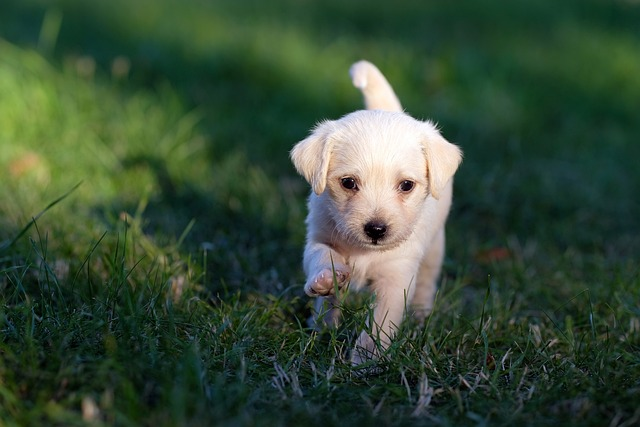
#> input picture 2 Parcial/segmentacion3_Bordes/dog3.jpg, 640 x 427 px
$ python sobel.py
#> lines starting #> are read from the running program, lines starting #| are printed output that depends on the picture; after the words box and inside, x2 and y2 are one past the last pixel; in counts of white or black regions, pixels touching at a corner belong together
import cv2
import numpy as np

imagen_original = cv2.imread("dog3.jpg")
#> imagen_original is the input picture: shape (427, 640, 3); mean B, G, R 54.5, 75.2, 54.5

def convolucion_sobel(imagen, kernel):
    alto, ancho = imagen.shape
    kernel_tam = kernel.shape[0]
    pad_size = kernel_tam // 2
    imagen_padded = np.pad(imagen, ((pad_size, pad_size), (pad_size, pad_size)), mode='constant')
    convolucion_matriz = np.zeros_like(imagen)

    for i in range(alto):
        for j in range(ancho):
            suma = 0
            for m in range(kernel_tam):
                for n in range(kernel_tam):
                    suma += imagen_padded[i + m, j + n] * kernel[m, n]
            convolucion_matriz[i, j] = suma

    return convolucion_matriz

def detectar_bordes_sobel(imagen):
    imagen_gris = cv2.cvtColor(imagen, cv2.COLOR_BGR2GRAY)
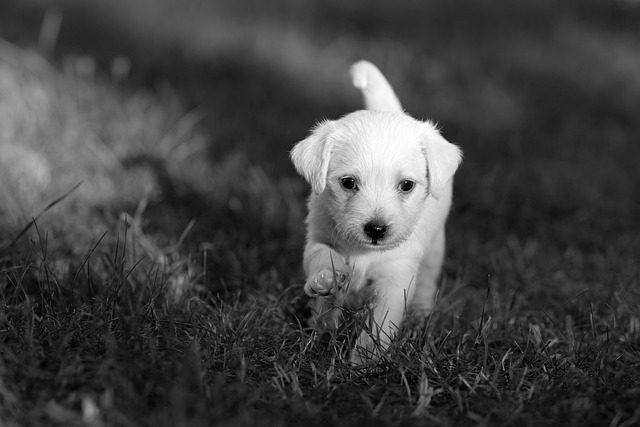
#> imagen_gris: shape (427, 640); min 0, max 255, mean 66.7
    _, imagen_bn = cv2.threshold(imagen_gris, 0, 255, cv2.THRESH_BINARY + cv2.THRESH_OTSU)
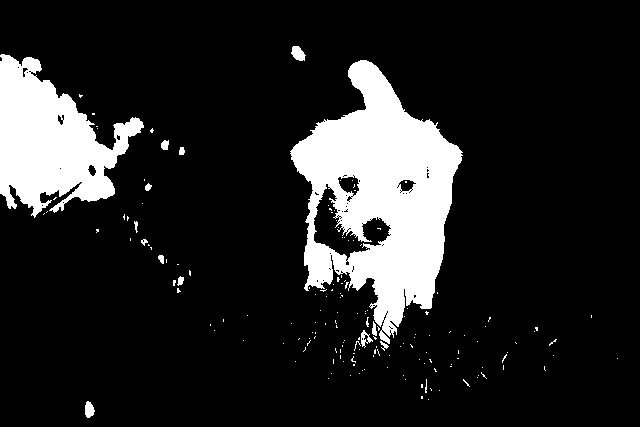
#> imagen_bn: shape (427, 640); 14.1% white; 168 white regions (154 under 20 px), largest, box (x1, y1, x2, y2) and area: (290, 60, 463, 344) 24706, (0, 54, 144, 218) 12660, (291, 46, 306, 61) 152

    cv2.imshow("Paso 1 - Imagen binarizada", imagen_bn)

    sobel_x = np.array([[-1, 0, 1],
                        [-2, 0, 2],
                        [-1, 0, 1]])
    sobel_y = np.array([[1, 2, 1],
                        [0, 0, 0],
                        [-1, -2, -1]])

    gradiente_x = convolucion_sobel(imagen_bn, sobel_x)
#> in convolucion_sobel, `imagen_padded = np.pad(imagen, ((pad_size, pad_size), (pad_size, pad_s..`: imagen_padded: shape (429, 642); 14% white; 168 white regions (154 under 20 px), largest, box (x1, y1, x2, y2) and area: (291, 61, 464, 345) 24706, (1, 55, 145, 219) 12660, (292, 47, 307, 62) 152
    gradiente_y = convolucion_sobel(imagen_bn, sobel_y)

    magnitud_gradiente = np.sqrt(gradiente_x.astype(float)**2 + gradiente_y.astype(float)**2)
    magnitud_gradiente = np.clip(magnitud_gradiente, 0, 255).astype(np.uint8)

    cv2.imshow("Paso 2 -Sobel", magnitud_gradiente)

    return magnitud_gradiente

def cierre_morfologico_manual(imagen_binaria, tam_kernel=3):
#> called with tam_kernel = 3
    alto, ancho = imagen_binaria.shape
#> alto = 427; ancho = 640
    pad = tam_kernel // 2

    # DILATACIÓN
    dilatada = np.zeros_like(imagen_binaria)
    for i in range(pad, alto - pad):
        for j in range(pad, ancho - pad):
            max_val = 0
            for m in range(-pad, pad + 1):
                for n in range(-pad, pad + 1):
                    if imagen_binaria[i + m, j + n] > max_val:
                        max_val = imagen_binaria[i + m, j + n]
            dilatada[i, j] = max_val
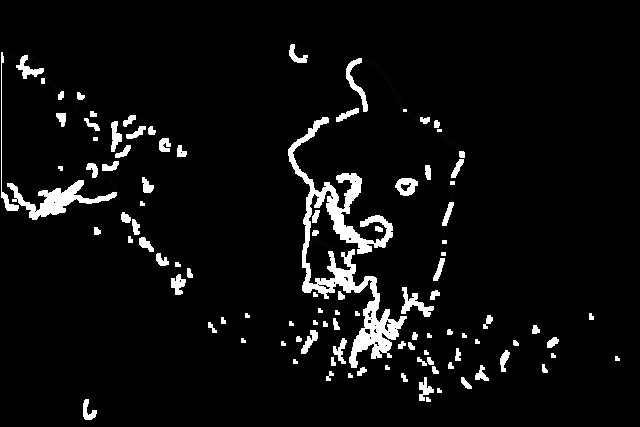
#> dilatada: shape (427, 640); min 0, max 255, mean 13.9


    # EROSIÓN
    cerrada = np.zeros_like(imagen_binaria)
    for i in range(pad, alto - pad):
        for j in range(pad, ancho - pad):
            min_val = 255
            for m in range(-pad, pad + 1):
                for n in range(-pad, pad + 1):
                    if dilatada[i + m, j + n] < min_val:
                        min_val = dilatada[i + m, j + n]
            cerrada[i, j] = min_val
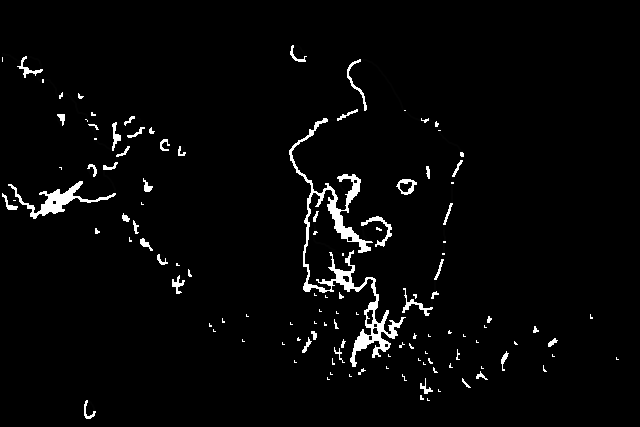
#> cerrada: shape (427, 640); min 0, max 255, mean 7.3

    cv2.imshow("Paso 3 - Cierre (Dilatación + Erosión)", cerrada)

    return cerrada

def flood_fill_manual(mask, x, y, marcador=128):
#> called with x = 0, y = 0, marcador = 255
    alto, ancho = mask.shape
#> alto = 427; ancho = 640
    if mask[x, y] != 0:
        return

    pila = [(x, y)]
    while pila:
        i, j = pila.pop()
        if i < 0 or i >= alto or j < 0 or j >= ancho:
            continue
        if mask[i, j] != 0:
            continue
        mask[i, j] = marcador
        pila.append((i+1, j))
        pila.append((i-1, j))
        pila.append((i, j+1))
        pila.append((i, j-1))
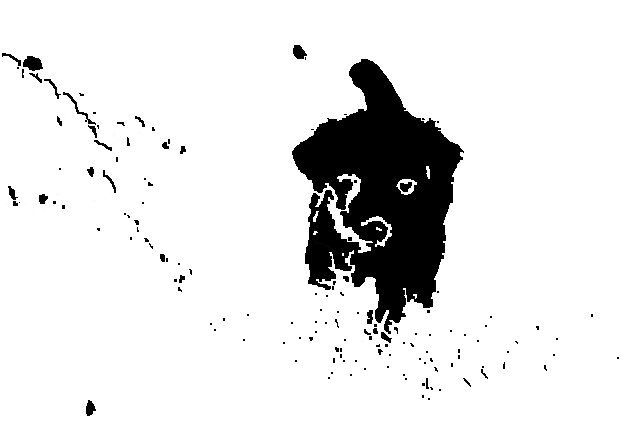
#> mask: shape (427, 640); min 0, max 255, mean 229.5
#> after the loop, pila = []

def rellenar_segmento_manual(mask):
    relleno = np.copy(mask)

    # Rellenamos desde el fondo (esquinas)
    flood_fill_manual(relleno, 0, 0, marcador=255)
    flood_fill_manual(relleno, 0, relleno.shape[1]-1, marcador=255)
    flood_fill_manual(relleno, relleno.shape[0]-1, 0, marcador=255)
    flood_fill_manual(relleno, relleno.shape[0]-1, relleno.shape[1]-1, marcador=255)

    # Invertimos: lo que NO se llenó es el objeto
    for i in range(relleno.shape[0]):
        for j in range(relleno.shape[1]):
            if relleno[i, j] == 0:
                relleno[i, j] = 255
            else:
                relleno[i, j] = 0
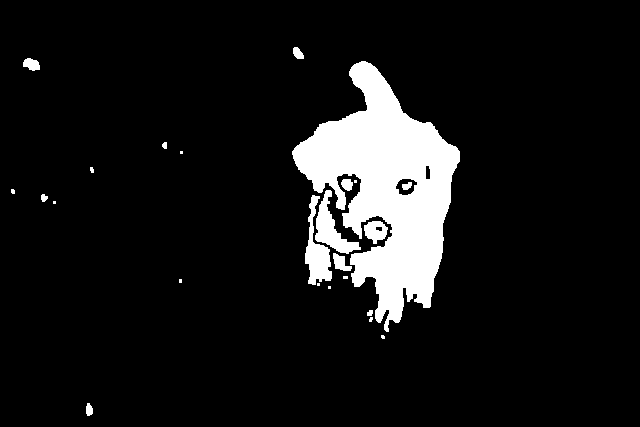
#> relleno: shape (427, 640); 8.9% white; 24 white regions (10 under 20 px), largest, box (x1, y1, x2, y2) and area: (292, 61, 460, 332) 20802, (305, 195, 332, 285) 1102, (315, 190, 361, 254) 1056

    cv2.imshow("Paso 4 - Máscara segmentada rellenada", relleno)

    return relleno

def superponer_segmentacion(imagen, mascara, color=(0, 255, 0), alpha=0.5):
#> called with color = (0, 255, 0), alpha = 0.5
    imagen_overlay = imagen.copy()
    for i in range(imagen.shape[0]):
        for j in range(imagen.shape[1]):
            if mascara[i, j] > 0:
                for c in range(3):
                    imagen_overlay[i, j, c] = int((1 - alpha) * imagen[i, j, c] + alpha * color[c])
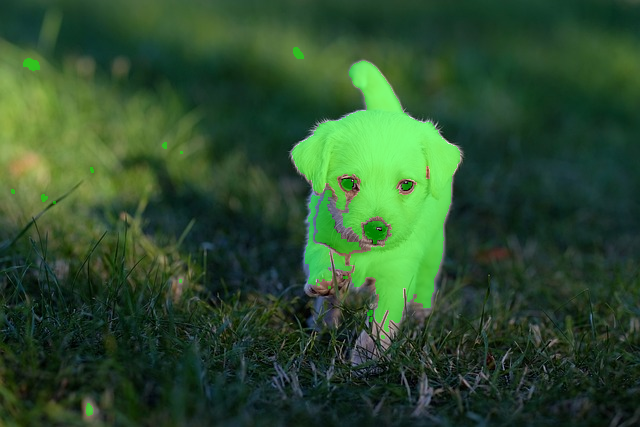
#> imagen_overlay: shape (427, 640, 3); 8.87% of pixels changed, all inside (x1, y1, x2, y2) = (11, 47, 460, 416)
    return imagen_overlay

# --- PROCESAMIENTO ---

bordes_sobel = detectar_bordes_sobel(imagen_original)
bordes_cerrados = cierre_morfologico_manual(bordes_sobel)
mascara_segmentada = rellenar_segmento_manual(bordes_cerrados)
imagen_segmentada = superponer_segmentacion(imagen_original, mascara_segmentada)

# --- VISUALIZACIÓN FINAL ---
cv2.imshow("Paso 5 - Imagen Original", imagen_original)
cv2.imshow("Paso 6 - Resultado Final: Segmentación superpuesta", imagen_segmentada)

cv2.waitKey(0)
cv2.destroyAllWindows()

$ run again, with 2 Parcial/segmentacion3_Bordes/dog2.jpg copied over 2 Parcial/segmentacion3_Bordes/dog3.jpg
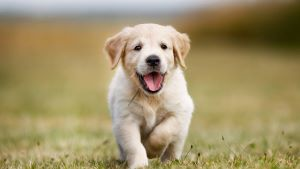
#> input picture 2 Parcial/segmentacion3_Bordes/dog2.jpg, 300 x 169 px
#> imagen_original is the input picture: shape (169, 300, 3); mean B, G, R 105.6, 146.5, 161.6
#> imagen_bn: shape (169, 300); 79.7% white; 99 black regions (80 under 20 px), largest, box (x1, y1, x2, y2) and area: (179, 0, 300, 80) 5869, (0, 15, 26, 94) 1276, (139, 112, 183, 169) 902
#> imagen_padded: shape (171, 302); 78.3% white; 78 black regions (67 under 20 px), largest, box (x1, y1, x2, y2) and area: (0, 0, 302, 171) 9770, (131, 56, 168, 104) 806, (121, 44, 128, 68) 70
#> after the loop in flood_fill_manual, `while pila:`: pila = []
#> after the loop in rellenar_segmento_manual, `for i in range(relleno.shape[0]):`:
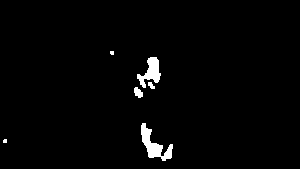
#> relleno: shape (169, 300); 1.9% white; 6 white regions (2 under 20 px), largest, box (x1, y1, x2, y2) and area: (141, 123, 173, 161) 477, (137, 57, 161, 88) 361, (134, 87, 143, 98) 68, (148, 82, 155, 89) 32
#> after the loop in superponer_segmentacion, `for i in range(imagen.shape[0]):`:
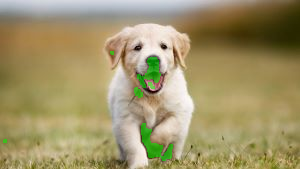
#> imagen_overlay: shape (169, 300, 3); 1.91% of pixels changed, all inside (x1, y1, x2, y2) = (3, 51, 173, 161)

$ run again, with 2 Parcial/segmentacion3_Bordes/dog4.jpg copied over 2 Parcial/segmentacion3_Bordes/dog3.jpg
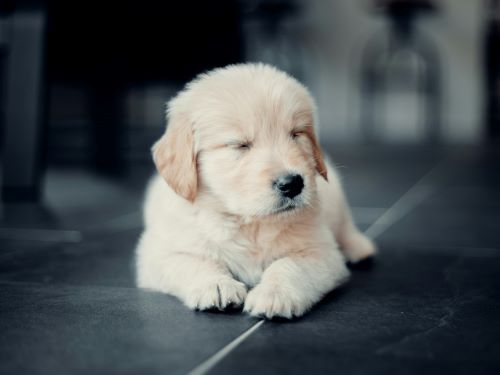
#> input picture 2 Parcial/segmentacion3_Bordes/dog4.jpg, 500 x 375 px
#> imagen_original is the input picture: shape (375, 500, 3); mean B, G, R 83.9, 81.7, 76.2
#> imagen_bn: shape (375, 500); 26.2% white; 17 white regions (11 under 20 px), largest, box (x1, y1, x2, y2) and area: (133, 62, 392, 334) 45020, (445, 43, 475, 128) 1727, (376, 95, 421, 134) 1330, (189, 321, 263, 375) 494, (451, 0, 475, 26) 425, (164, 332, 173, 338) 27
#> imagen_padded: shape (377, 502); 25.9% white; 17 white regions (11 under 20 px), largest, box (x1, y1, x2, y2) and area: (134, 63, 393, 335) 45020, (446, 44, 476, 129) 1727, (377, 96, 422, 135) 1330, (190, 322, 264, 376) 494, (452, 1, 476, 27) 425, (165, 333, 174, 339) 27
#> after the loop in flood_fill_manual, `while pila:`:
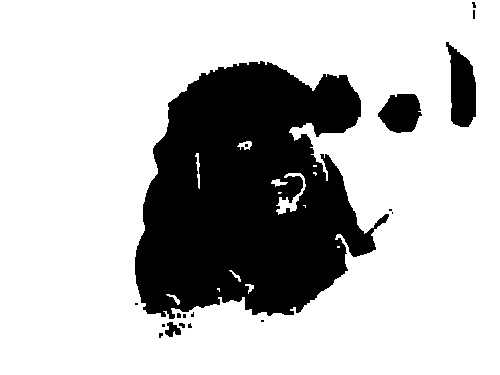
#> mask: shape (375, 500); min 0, max 255, mean 190.3
#> after the loop in flood_fill_manual, `while pila:`: pila = []
#> after the loop in superponer_segmentacion, `for i in range(imagen.shape[0]):`:
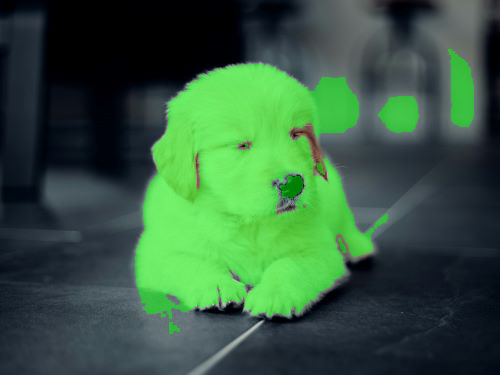
#> imagen_overlay: shape (375, 500, 3); mean B, G, R 62.9, 90.3, 53.2
